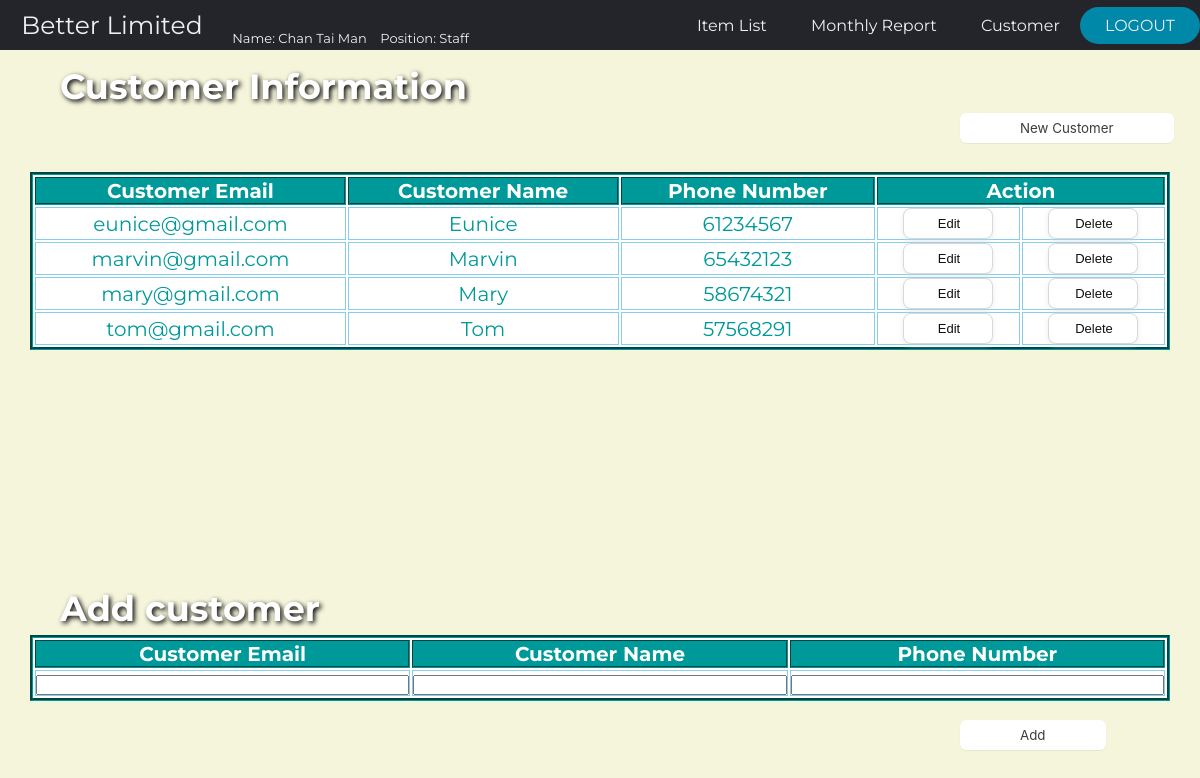
/project/customer.php (signed in), run on the app's committed database.
### tables this page shows
CREATE TABLE `customer` (
  `customerEmail` varchar(50) NOT NULL,
  `customerName` varchar(100) NOT NULL,
  `phoneNumber` varchar(255) DEFAULT NULL
);

### project/customer.php (the view, shortened to what this page needs)
<?php
$staffName = $_SESSION['staffName'];
$position = $_SESSION['position'];
if (!empty($_POST)) {
    extract($_POST);
    require_once('conn.php');
    switch ($_POST['submit']) {
        case "Edit":
            $sql = "UPDATE customer SET customerEmail = '$email', customerName = '$name', phoneNumber = '$phone' WHERE customerEmail = '$email';";
            $rs = mysqli_query($conn, $sql)
            or die(mysqli_error($conn));
            echo '<script>alert("Update successful, customer email: ' . $email . '");
            window.location.href="customer.php";</script>';
            break;
        case "Add":
            $sql = "INSERT INTO customer (customerEmail, customerName, phoneNumber) VALUES ('$email', '$name', '$phone')";
            $rs = mysqli_query($conn, $sql)
            or die(mysqli_error($conn));
            echo '<script>alert("Insert successful, new customer email: ' . $email . '");
            window.location.href="customer.php";</script>';
            break;
        case "Delete":
            $sql = "SELECT orderID FROM orders WHERE customerEmail = '$email';";
            $rs = mysqli_query($conn, $sql)
            or die(mysqli_error($conn));
            $cusOrders = array();
            while ($row = mysqli_fetch_assoc($rs)) {
                $cusOrders[] = $row['orderID'];
            }
            $cusOrders = array_unique($cusOrders);
            foreach ($cusOrders as $value) {
                $rs = mysqli_query($conn, "DELETE FROM  itemorders WHERE orderID = '$value';");
                $rs = mysqli_query($conn, "DELETE FROM  orders WHERE orderID = '$value';");
            }
            $sql = "DELETE FROM customer WHERE customerEmail = '$email';";
            $rs = mysqli_query($conn, $sql)
            or die(mysqli_error($conn));
            echo '<script>alert("Delete successful, customer email: ' . $email . ' and related data has been deleted!");
            window.location.href="customer.php";</script>';
            break;
        default:
            echo "Wrong action.";
    }
} else {
    ?>
    <!DOCTYPE html>
    <html lang="en">
    <head>
        <link rel="stylesheet" href="css/customer.css">
    </head>
    <body>
    <header>
        <label class="position">
            <a href="menu.php" class="band">Better Limited</a> &nbsp;&nbsp;
            <p> Name: <?php echo $staffName ?> &nbsp;&nbsp;
                Position: <?php echo $position ?></p>
        </label>
        <nav>
            <ul class="nav_links">
                <li><a href="item.php" class="menubtn">Item List</a></li>
                <li><a href="report.php" class="menubtn">Monthly Report</a></li>
                <li><a href="customer.php" class="menubtn">Customer</a></li>
            </ul>
        </nav>
        <a href="index.php">
            <button class="log">LOGOUT</button>
        </a>
    </header>
    <h1 class="title">Customer Information</h1>
    <button class="button-11" onclick="location.href='customer.php'" type="button">New Customer</button>
    <br>
    <div class="scroll">
    <table >
        <tr>
            <th>Customer Email</th>
            <th>Customer Name</th>
            <th>Phone Number</th>
            <th colspan="2">Action</th>
        </tr>
        <?php
        require_once('conn.php');
        $sql = "SELECT * FROM Customer";
        $rs = mysqli_query($conn, $sql)
        or die(mysqli_error($conn));
        while ($rc = mysqli_fetch_assoc($rs)) {
            extract($rc);
            echo "
                    <tr>
                    <div>
                        <td>$customerEmail</td>
                        <td>$customerName</td>
                        <td>$phoneNumber</td>
                        <td><a href='customer.php?editCustomer=$customerEmail' class='btn'>Edit</td>
                        <td><a href='customer.php?deleteCustomer=$customerEmail' class='btn'>Delete</td>
                    </div>
                    </tr>";
        }
        ?>
    </table>
    </div>
    <?php
    if (!empty($_GET) && !empty($_GET['editCustomer'])) {
        require_once('conn.php');
        $sql = "SELECT * FROM customer WHERE customerEmail = '" . $_GET['editCustomer'] . "'";
        $rs = mysqli_query($conn, $sql)
        or die(mysqli_error($conn));
        $row = mysqli_fetch_array($rs);
        $email = $row['customerEmail'];
        $name = $row['customerName'];
        $phone = $row['phoneNumber'];
        ?>
        <h2 class="title">Edit customer</h2>
        <form action="customer.php" method="post">
            <div class="overflow">
            <table>
                <tr>
                    <th>Customer Email</th>
                    <th>Customer Name</th>
                    <th>Phone Number</th>
                </tr>
                <tr>
                    <td><input type="email" name="email" value="<?php echo $email; ?>" readonly></td>
                    <td><input type="text" name="name" value="<?php echo $name; ?>" required></td>
                    <td><input type="text" name="phone" onkeypress="return onlyNumberKey(event)" minlength="8" maxlength="8" value="<?php echo $phone; ?>"></td>
                </tr>
            </table>
            </div>
            <br>
            <input type="submit" class="button-11" name="submit" value="Edit">
        </form>
        <?php
    } else {
        ?>
        <h2 class="title">Add customer</h2>
        <form action="customer.php" method="post">
            <table>
                <tr>
                    <th>Customer Email</th>
                    <th>Customer Name</th>
                    <th>Phone Number</th>
                </tr>
                <tr>
                    <td><input type="email" name="email" required></td>
                    <td><input type="text" name="name" required></td>
                    <td><input type="text" name="phone" onkeypress="return onlyNumberKey(event)" minlength="8" maxlength="8"></td>
                </tr>
            </table>
            <br>
            <input type="submit" name="submit" class="button-11" value="Add">
        </form>
        <?php
    }
    ?>
    </body>
    </html>
    <?php
}
?>

### project/css/customer.css (style rules this page uses)
* { box-sizing: border-box; margin: 0; padding: 0; font-family: 'Montserrat', sans-serif; }
body { background-color: beige; }
li, .menubtn, .log, .band,p { font-family: 'Montserrat', sans-serif; font-size: 16px; color: #edf0f1; text-decoration: none; white-space: nowrap; }
header { display: flex; justify-content: flex-end; align-items: center; background-color: #24252A; }
p { margin-top: 30px; font-size: 13px; }
.band { font-size: 25px; padding: 10px 5%; }
.position { margin-right: auto; display: flex; }
.nav_links { list-style: none; }
.nav_links li { display: inline-block; padding: 0 20px; }
.nav_links li a { transition: all 0.3s ease 0s; }
.log { padding: 9px 25px; background-color: rgba(0, 136, 169, 1); border: none; border-radius: 50px; cursor: pointer; transition: all 0.3s ease 0s; }
.title { margin-top: 10px; font-size: 35px; color: white; text-shadow: 2px 2px 5px black; padding: 5px 5%; }
.scroll { height:400px; overflow:auto; }
table { margin-left: auto; margin-right: auto; width: 95%; border: 3px groove #009999; color: #009999; font-size: 20px; text-align: center; background-color: white; }
th { background-color: #009999; color: white; white-space: nowrap; border: 2px groove #009999; }
td { border: 1px groove skyblue; }
a { color: #191919; }
a:link { text-decoration: none; }
input[type=text], input[type=email] { width: 100%; text-align: center ; }
.button-11 { margin-bottom: 10px; white-space: nowrap; margin-left: 80%; display: flex; flex-direction: column; align-items: center; padding: 7px 5%; font-family: -apple-system, BlinkMacSystemFont, 'Roboto', sans-serif; border-radius: 6px; color: #3D3D3D; background: #fff; border: none; box-shadow: 0px 0.5px 1px rgba(0, 0, 0, 0.1); user-select: none; -webkit-user-select: none; touch-action: manipulation; }
.btn { background-color: #fff; border: 1px solid #d5d9d9; border-radius: 8px; box-shadow: rgba(213, 217, 217, .5) 0 2px 5px 0; box-sizing: border-box; color: #0f1111; cursor: pointer; display: inline-block; font-family: "Amazon Ember", sans-serif; font-size: 13px; line-height: 29px; padding: 0 10px 0 11px; position: relative; text-align: center; text-decoration: none; user-select: none; -webkit-user-select: none; touch-action: manipulation; vertical-align: middle; width: 90px; }

### data on the page
customer: customerEmail "eunice@gmail.com", customerName "Eunice", phoneNumber "61234567"
customer: customerEmail "marvin@gmail.com", customerName "Marvin", phoneNumber "65432123"
customer: customerEmail "mary@gmail.com", customerName "Mary", phoneNumber "58674321"
customer: customerEmail "tom@gmail.com", customerName "Tom", phoneNumber "57568291"

### other printed values
$staffName "Chan Tai Man"
$position "Staff"
